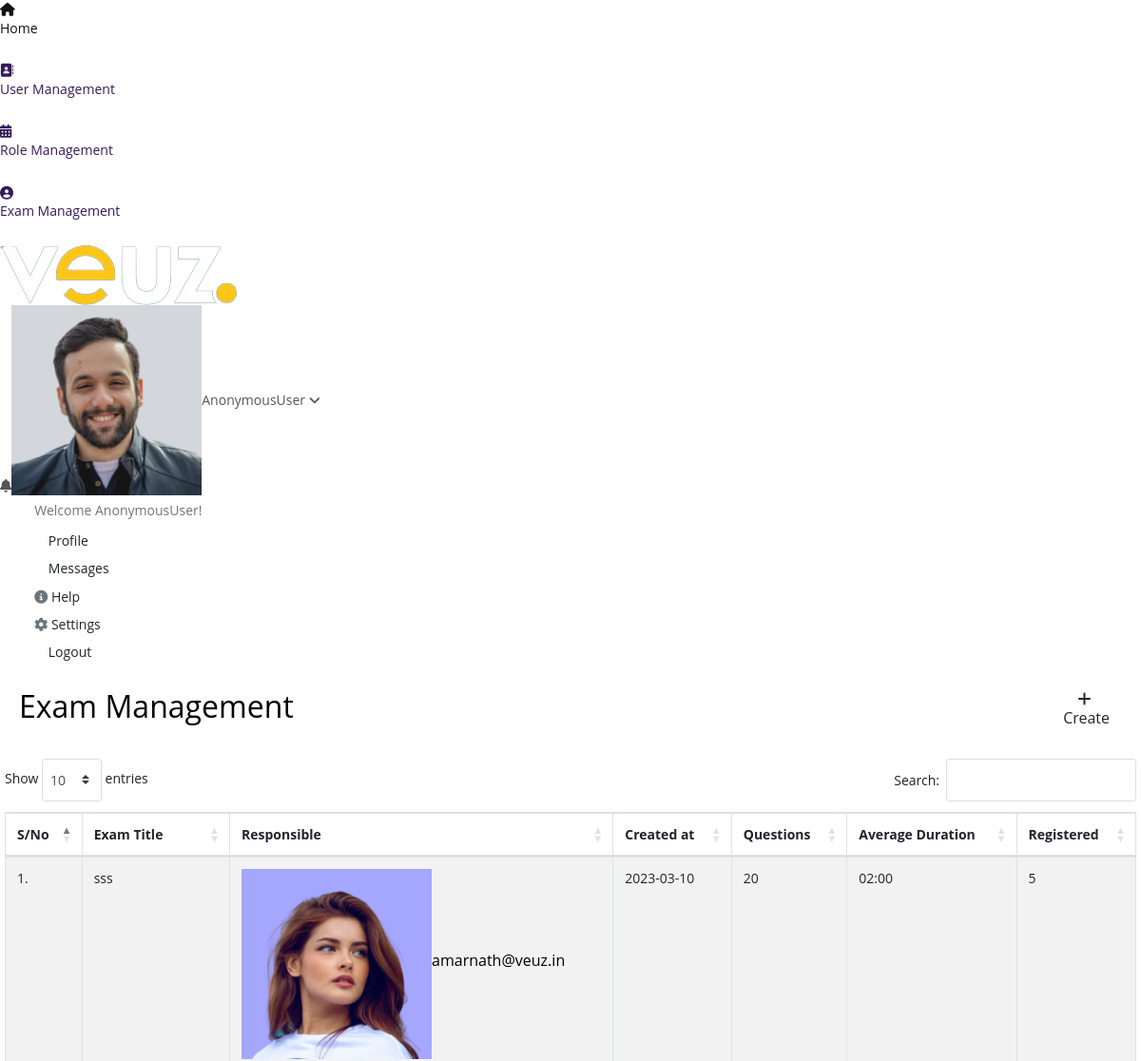
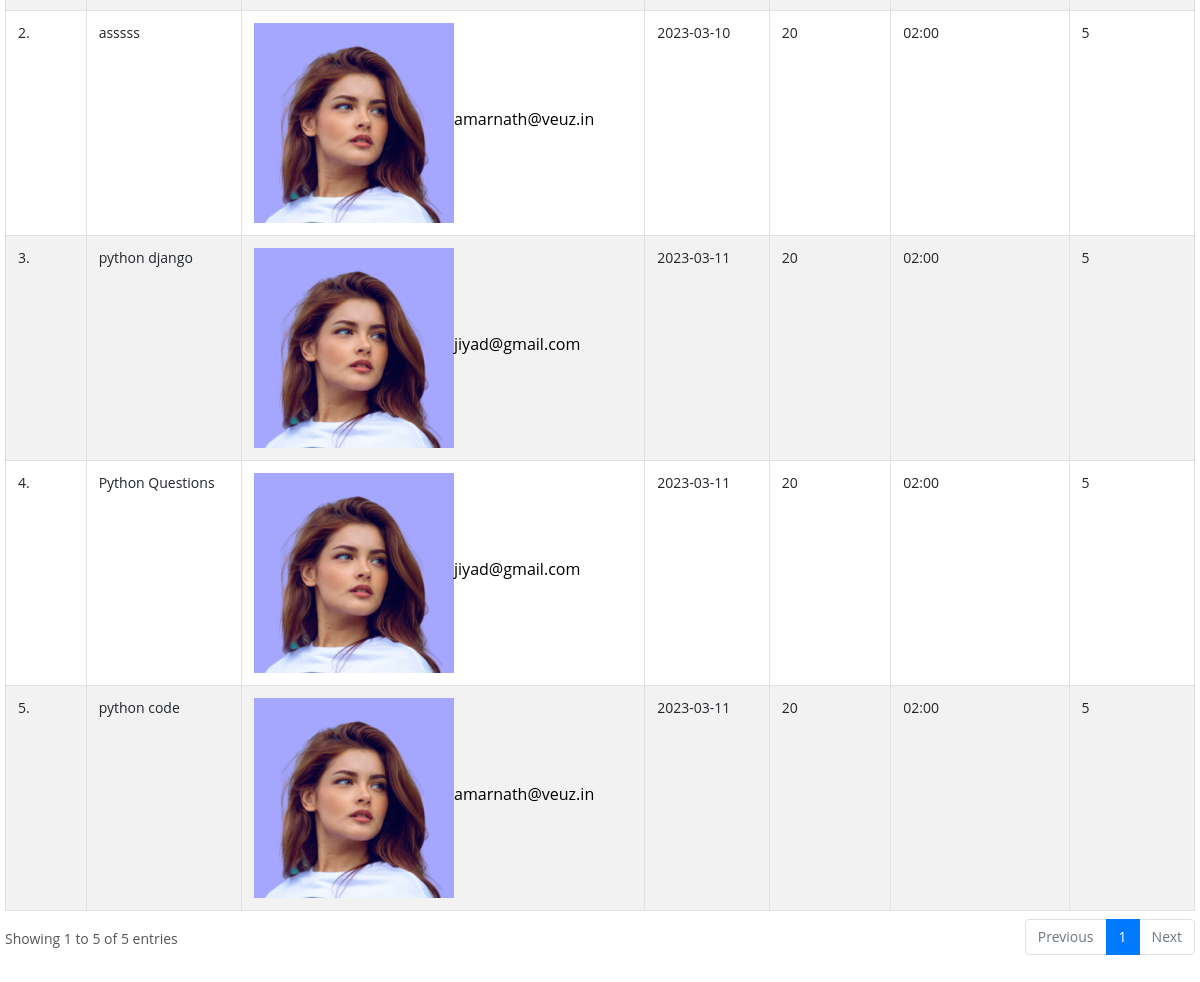
Page /exam on the committed database (2 pictures, top to bottom).
### app/models.py (models this page shows, shortened)
class common_table(models.Model):
    created_by = models.ForeignKey(User, related_name="%(app_label)s_%(class)s_ownership",on_delete=models.CASCADE,null=True)
    created_dt = models.DateField(auto_now=True)
    updated_by =  models.ForeignKey(User, related_name="%(app_label)s_%(class)s_ownership1",on_delete=models.CASCADE,null=True)
    updated_dt = models.DateField(null=True)
    created_tm = models.TimeField(auto_now=True)
    updated_tm = models.TimeField(null=True)
    status = models.CharField(max_length=10, null=True)
    class Meta:
        abstract = True

class Main_Exam_Master(common_table):
    Exam_title = models.CharField(max_length=50,null=True)
    responsible_person = models.ForeignKey(User,related_name='Main_Exam_Master_auth_id',on_delete=models.CASCADE,null=True)
    background_image = models.FileField(upload_to='exam_background',null=True)
    start_message = models.TextField()
    end_message = models.TextField()
    layout = models.CharField(max_length=25,choices=layout_choice,null=True)
    progression_mode = models.CharField(max_length=25,choices=progression_choices,null=True)
    Exam_time_limit = models.TimeField(null=True)
    selection_mode = models.CharField(max_length=25,choices=selection_choices,null=True)
    scoring_mode = models.CharField(max_length=25,choices=scoring_choices,null=True)
    access_mode = models.CharField(max_length=25,choices=access_choices,null=True)
    Login_required = models.BooleanField(null=True)
    attempt_limit = models.IntegerField(null=True)
    Success_per = models.IntegerField(null=True)
    slug = models.SlugField(max_length=50, unique=True)
    back_button = models.BooleanField(default=False)

### app/views.py (the view)
# urls.py: path('exam',views.exam,name='exam'),
def exam(request):
    exam_details = Main_Exam_Master.objects.all()
    context = {
        'exam_details' : exam_details
    }
    return render(request,'exam.html',context)

### app/templates/exam.html (shortened to what this page needs)
{% extends 'base.html' %}
{% load static %}
{% block content %}
<div class="content">
    <div class="container-fluid margin-class-this">
        <div class="row">
            <div class="col-md-12 px-0">
                <div class="card card-shadow">
                    <div class="card-body body-change card-border">
                        <div class="d-flex align-items-center justify-content-between">
                            <h2 class="main-heading-txt">Exam Management</h2>
                           <a href="exam-create"> <button type="button" class="btn btn-pink waves-effect waves-light w-md m-b-5"><i class="fa fa-plus mr-1"></i>Create</button></a>
                        </div>
                        <div class="row mt-4">
                            <div class="col-md-12 col-sm-12 col-12 px-0">
                                <table id="datatable" class="table table-striped dt-responsive table-bordered nowrap table-padd" style="border-collapse: collapse; border-spacing: 0; width: 100%;">
                                    <thead class="border-class">
                                        <tr class="heading-text">
                                            <th>S/No</th>
                                            <th>Exam Title</th>
                                            <th>Responsible</th>
                                            <th>Created at</th>
                                            <th>Questions</th>
                                            <th>Average Duration</th>
                                            <th>Registered</th>
                                        </tr>
                                    </thead>
                                    <tbody class="body-textcls vertcle-center">
                                        {% for i in exam_details %}
                                        <tr>
                                            <td>{{forloop.counter}}.</td>
                                            <td>{{i.Exam_title}}</td>
                                            <td>
                                                <div class="created-user d-flex align-items-center">
                                                    <img src="./static/admin/img/users/avatar-5.jpg" alt="">
                                                    <h6>{{i.responsible_person}}</h6>
                                                </div>
                                            </td>
                                            <td>{{i.created_dt|safe}}</td>
                                            <td>20</td>
                                            <td>02:00</td>
                                            <td>5</td>
                                        </tr>
                                        {% endfor %}
                                    </tbody>
                                </table>
                            </div>
                        </div>
                    </div>
                </div>
            </div>
          </div>
    </div>
</div>
{% endblock %}

### app/static/exam_page/css/style.css (style rules this page uses)
html * { -webkit-font-smoothing: antialiased; -moz-osx-font-smoothing: grayscale }
body { background: #fff; font-size: 14px; font-size: 0.875rem; line-height: 1.4; font-family: 'Open Sans', sans-serif !important; color: #555; }
h1, h2, h3, h4, h5, h6 { color: #000 }
a { color: #351A5C; text-decoration: none; -moz-transition: all 0.3s ease-in-out; -o-transition: all 0.3s ease-in-out; -webkit-transition: all 0.3s ease-in-out; -ms-transition: all 0.3s ease-in-out; transition: all 0.3s ease-in-out; outline: none }
.card { border-radius: 0; border: 0; margin-bottom: 5px }
.btn { cursor: pointer; align-items: center; display: flex; flex-flow: column; }

### rows in the picture
Main_Exam_Master: Exam_title "sss", responsible_person "amarnath@veuz.in", created_dt "2023-03-10"
Main_Exam_Master: Exam_title "asssss", responsible_person "amarnath@veuz.in", created_dt "2023-03-10"
Main_Exam_Master: Exam_title "python django", responsible_person "jiyad@gmail.com", created_dt "2023-03-11"
Main_Exam_Master: Exam_title "Python Questions", responsible_person "jiyad@gmail.com", created_dt "2023-03-11"
Main_Exam_Master: Exam_title "python code", responsible_person "amarnath@veuz.in", created_dt "2023-03-11"

### other values in the picture
{{ request.user }} "AnonymousUser"
